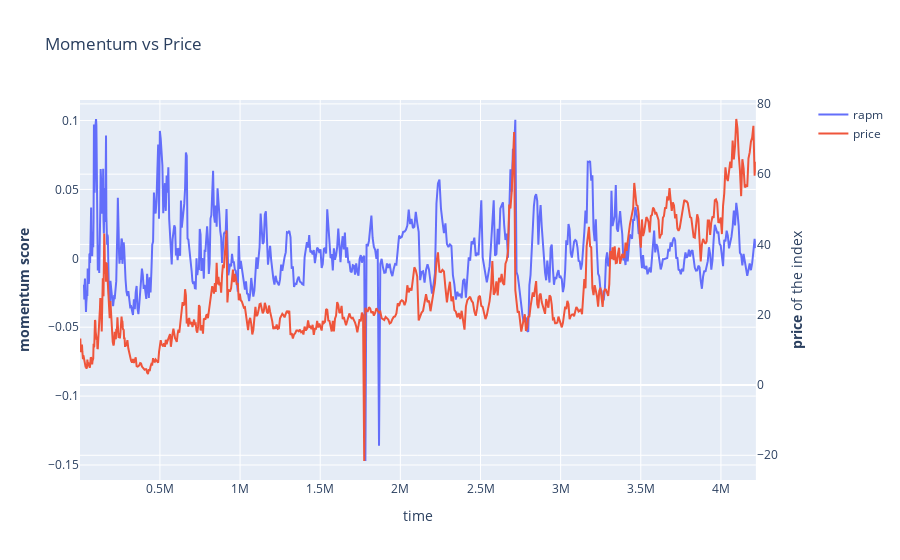

The notebook cell saved with this chart:
### Code cell
# Create figure with secondary y-axis
fig = make_subplots(specs=[[{"secondary_y": True}]])

# Add traces
fig.add_trace(
    go.Scatter(x=df[df.PERMNO == 31077].index,
               y=df[df.PERMNO == 31077]['rapm'],
               name="rapm"),
    secondary_y=False,
)

fig.add_trace(
    go.Scatter(x=df[df.PERMNO == 31077].index,
               y=df[df.PERMNO == 31077]['PRC'],
               name="price"),
    secondary_y=True,
)

# Add figure title
fig.update_layout(
    title_text="Momentum vs Price"
)

# Set x-axis title
fig.update_xaxes(title_text="time")

# Set y-axes titles
fig.update_yaxes(title_text="<b>momentum score</b>", secondary_y=False)
fig.update_yaxes(title_text="<b>price</b> of the index", secondary_y=True)

fig.show()

### Figure 1 — Plotly figure (JSON) as saved in the notebook; plotly's stock layout.template omitted (floating-point values rounded to 4 significant figures; data arrays with more than 128 entries replaced by an {"elided": "..."} marker saying what was removed)
{"data": [{"name": "rapm", "type": "scatter", "x": {"elided": "690 int values"}, "xaxis": "x", "y": {"elided": "690 float values"}, "yaxis": "y"}, {"name": "price", "type": "scatter", "x": {"elided": "690 int values"}, "xaxis": "x", "y": {"elided": "690 float values"}, "yaxis": "y2"}], "layout": {"title": {"text": "Momentum vs Price"}, "xaxis": {"anchor": "y", "domain": [0, 0.94], "title": {"text": "time"}}, "yaxis": {"anchor": "x", "domain": [0, 1], "title": {"text": "<b>momentum score</b>"}}, "yaxis2": {"anchor": "x", "overlaying": "y", "side": "right", "title": {"text": "<b>price</b> of the index"}}}}
